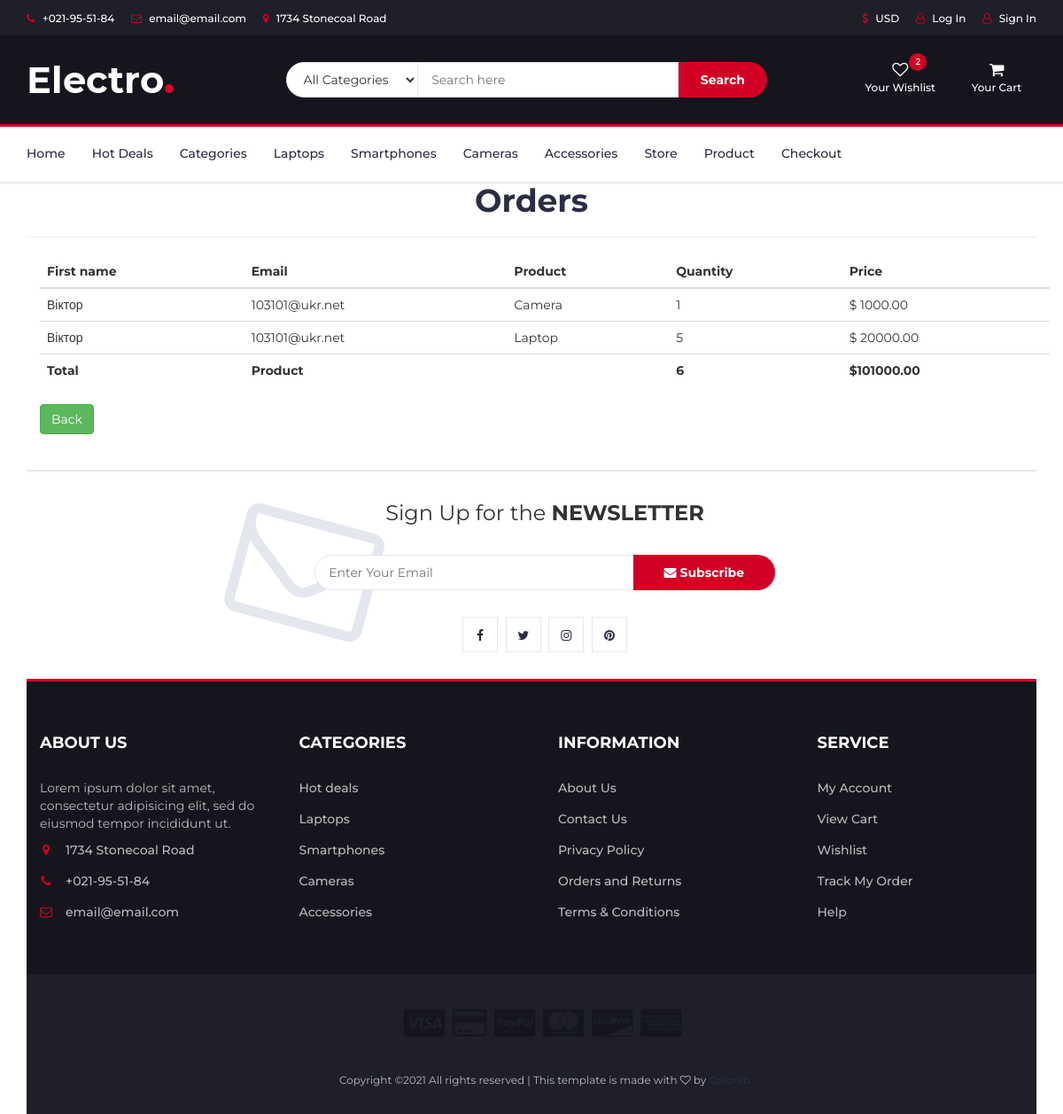
The app's page /orders/detail/3/, older data.
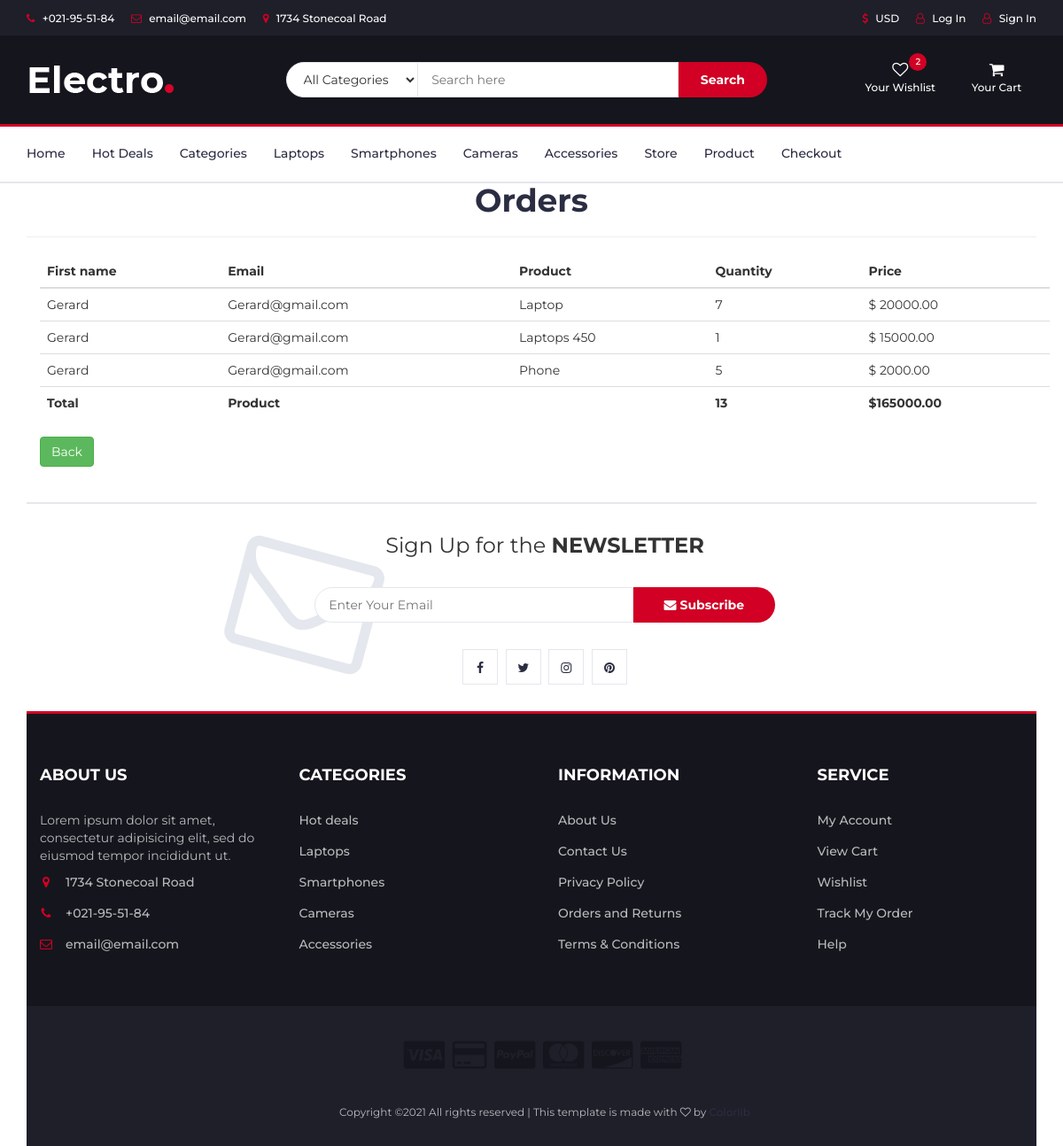
The same page, newer data.
### orders/models.py (models this page shows, shortened)
class OrderItem(models.Model):
    username = models.ForeignKey(
        User,  null=True, blank=True, on_delete=models.SET_NULL)
    order = models.ForeignKey(
        Order, related_name='products', null=True, on_delete=models.SET_NULL)
    product = models.ForeignKey(
        Product, related_name='products', null=True, on_delete=models.SET_NULL)
    price = models.DecimalField(max_digits=10, decimal_places=2)
    quantity = models.PositiveIntegerField(default=1)

class Order(models.Model):
    username = models.ForeignKey(User,  null=True, blank=True, on_delete=models.SET_NULL)
    first_name = models.CharField(max_length=50)
    last_name = models.CharField(max_length=50)
    email = models.EmailField()
    address = models.CharField(max_length=250)
    postal_code = models.CharField(max_length=20)
    city = models.CharField(max_length=100)
    created = models.DateTimeField(auto_now_add=True)
    updated = models.DateTimeField(auto_now=True)
    paid = models.BooleanField(default=False)
    class Meta:
        ordering = ('-created',)
        verbose_name = 'Order'
        verbose_name_plural = 'Orders'

### shop/models.py (models this page shows, shortened)
class Product(models.Model):
    category = models.ForeignKey(
        Category, related_name='products', null=True, on_delete=models.SET_NULL)
    brand = models.ForeignKey(
        Brand, related_name='products', null=True, on_delete=models.SET_NULL)
    name = models.CharField(max_length=200, db_index=True)
    slug = models.SlugField(max_length=200, db_index=True, unique=True)
    main_photo = models.ImageField(
        upload_to='products/%Y/%m/%d', blank=True, verbose_name='URL')
    photo_1 = models.ImageField(upload_to='products/%Y/%m/%d', blank=True)
    photo_2 = models.ImageField(upload_to='products/%Y/%m/%d', blank=True)
    photo_3 = models.ImageField(upload_to='products/%Y/%m/%d', blank=True)
    description = models.TextField()
    details = models.TextField()
    price = models.DecimalField(max_digits=10, decimal_places=2)
    old_price = models.DecimalField(
        max_digits=10, decimal_places=2, null=True, blank=True)
    stock = models.PositiveIntegerField()
    available = models.BooleanField(default=True)
    rait = models.PositiveIntegerField(default=0)
    created = models.DateTimeField(auto_now_add=True)
    updated = models.DateTimeField(auto_now=True)
    class Meta:
        ordering = ('name',)
        index_together = (('id', 'slug'),)

### orders/views.py (the view)
# urls.py: path('detail/<int:pk>/', views.detail, name='detail'),
def detail(request, pk):
    orderItems = OrderItem.objects.filter(order_id=pk)
    subtotal = 0
    countOrder = 0
    if orderItems:
        for item in orderItems:
            countOrder += item.quantity
            subtotal += item.quantity*item.price
    return render(request, 'order/detail.html', {'orderItems': orderItems, 'pk': pk, 'cart': cart(request), 'subtotal': subtotal, 'countOrder': countOrder, 'count': count(request)})

### orders/views.py (called while the page is built, shortened)
def count(request):
    cart = request.session.get(settings.CART_SESSION_ID)
    count = 0
    if cart:
        cart_values = cart.values()
        for item in cart_values:
            count += item['quantity']
    return count

def cart(request):
    cart = request.session.get(settings.CART_SESSION_ID)
    count = 0
    subtotal = 0
    product_list = []
    return {'count': count, 'product_list': product_list, 'cart': cart, 'subtotal': subtotal}

### orders/templates/order/detail.html (shortened to what this page needs)
{% extends '../base.html' %}
{% load static %}
{% load home_extras %}
{% block content %}
<div class=" container">
    <h1 class="text-center">Orders</h1>
     <hr>
<div id="cart" class="container">
    <table class="cart table  table-hover">
        <thead >
            <tr>
            <th>First name</th>
            <th>Email</th>
            <th>Product</th>
            <th>Quantity</th>
            <th>Price</th>
            </tr>
        </thead>
       <tbody>
           {% for orderItem in orderItems %}
            <tr>
                <td>{{orderItem.order.first_name}}</td>
                <td>{{orderItem.order.email}}</td>
                <td>{{orderItem.product.name}}</td>
                <td>{{orderItem.quantity}}</td>
                <td>$ {{orderItem.price}}</td>
            </tr>
            {% endfor %}
       </tbody>
       <tfoot>
        <tr>
            <th>Total</th>
            <th colspan=2>Product</th>
            <th>{{ countOrder }}</th>
            <th>${{ subtotal }}</th>
            </tr>
    </tfoot>
    </table>
    <p>
        <a href="{% url 'orders:orders' %} " class='btn btn-success'>Back</a>
    </p>
</div>
{% endblock %}

Row changes from the older to the newer data that the page shows:
no longer on this page (row edited): OrderItem: order.first_name "Віктор", order.email "103101@ukr.net", product.name "Camera", quantity "1", price "1000.00"
no longer on this page (row edited): OrderItem: order.first_name "Віктор", order.email "103101@ukr.net", product.name "Laptop", quantity "5", price "20000.00"
added OrderItem: order.first_name "Gerard", order.email "Gerard@gmail.com", product.name "Laptop", quantity "7", price "20000.00"
added OrderItem: order.first_name "Gerard", order.email "Gerard@gmail.com", product.name "Laptops 450", quantity "1", price "15000.00"
added OrderItem: order.first_name "Gerard", order.email "Gerard@gmail.com", product.name "Phone", quantity "5", price "2000.00"
Text that changed along with them:
{{ countOrder }}: "6" → "13"
{{ subtotal }}: "101000.00" → "165000.00"
